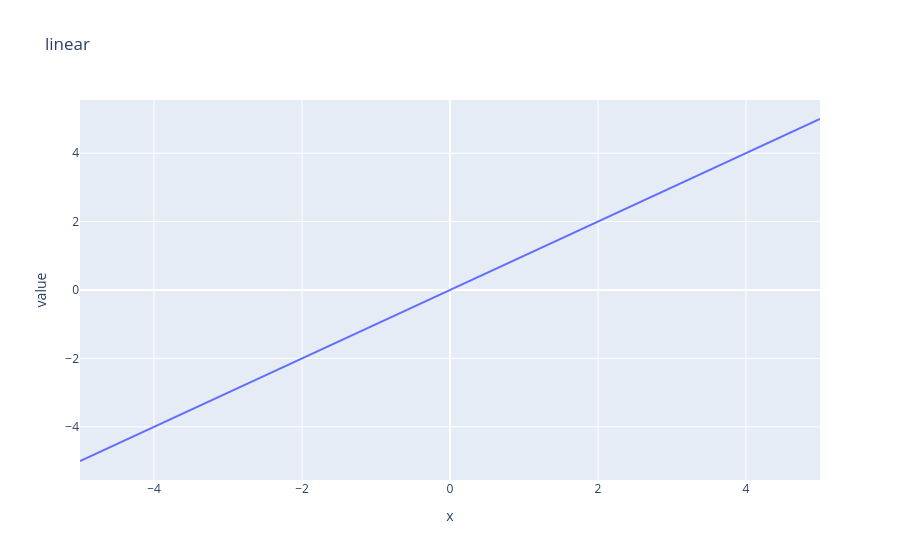

The notebook cell this image was saved under:
### Code cell
from trueml.visualize import viz2d
from trueml.activations import linear, sigmoid

viz2d(linear)
